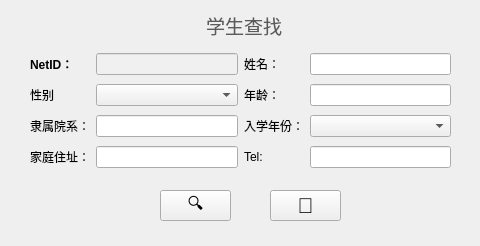
<?xml version="1.0" encoding="UTF-8"?>
<ui version="4.0">
 <class>Srch_stu</class>
 <widget class="QWidget" name="Srch_stu">
  <property name="geometry">
   <rect>
    <x>0</x>
    <y>0</y>
    <width>480</width>
    <height>246</height>
   </rect>
  </property>
  <property name="windowTitle">
   <string>Admin - 学生查找</string>
  </property>
  <property name="windowIcon">
   <iconset resource="res.qrc">
    <normaloff>:/admin.jpg</normaloff>:/admin.jpg</iconset>
  </property>
  <widget class="QPushButton" name="btn_leave">
   <property name="geometry">
    <rect>
     <x>270</x>
     <y>190</y>
     <width>71</width>
     <height>31</height>
    </rect>
   </property>
   <property name="font">
    <font>
     <pointsize>16</pointsize>
    </font>
   </property>
   <property name="styleSheet">
    <string notr="true"/>
   </property>
   <property name="text">
    <string>🏃‍</string>
   </property>
  </widget>
  <widget class="QPushButton" name="btn_srch">
   <property name="geometry">
    <rect>
     <x>160</x>
     <y>190</y>
     <width>71</width>
     <height>31</height>
    </rect>
   </property>
   <property name="font">
    <font>
     <pointsize>12</pointsize>
    </font>
   </property>
   <property name="text">
    <string>🔍</string>
   </property>
  </widget>
  <widget class="QWidget" name="formLayoutWidget">
   <property name="geometry">
    <rect>
     <x>30</x>
     <y>50</y>
     <width>421</width>
     <height>121</height>
    </rect>
   </property>
   <layout class="QGridLayout" name="gridLayout">
    <item row="2" column="3">
     <widget class="QLineEdit" name="AGE_le"/>
    </item>
    <item row="4" column="2">
     <widget class="QLabel" name="label_8">
      <property name="text">
       <string>Tel:</string>
      </property>
     </widget>
    </item>
    <item row="3" column="1">
     <widget class="QLineEdit" name="COL_le"/>
    </item>
    <item row="4" column="1">
     <widget class="QLineEdit" name="AD_le"/>
    </item>
    <item row="2" column="0">
     <widget class="QLabel" name="label_4">
      <property name="text">
       <string>性别</string>
      </property>
     </widget>
    </item>
    <item row="2" column="2" alignment="Qt::AlignLeft">
     <widget class="QLabel" name="label_5">
      <property name="text">
       <string>&lt;html&gt;&lt;head/&gt;&lt;body&gt;&lt;p&gt;年龄：  &lt;/p&gt;&lt;/body&gt;&lt;/html&gt;</string>
      </property>
     </widget>
    </item>
    <item row="4" column="0">
     <widget class="QLabel" name="label_3">
      <property name="text">
       <string>家庭住址：</string>
      </property>
     </widget>
    </item>
    <item row="0" column="2">
     <widget class="QLabel" name="label_2">
      <property name="text">
       <string>&lt;html&gt;&lt;head/&gt;&lt;body&gt;&lt;p&gt;姓名： &lt;/p&gt;&lt;/body&gt;&lt;/html&gt;</string>
      </property>
     </widget>
    </item>
    <item row="0" column="0">
     <widget class="QLabel" name="label">
      <property name="text">
       <string>&lt;html&gt;&lt;head/&gt;&lt;body&gt;&lt;p&gt;&lt;span style=&quot; font-weight:700;&quot;&gt;NetID：&lt;/span&gt;&lt;/p&gt;&lt;/body&gt;&lt;/html&gt;</string>
      </property>
     </widget>
    </item>
    <item row="0" column="1">
     <widget class="QLineEdit" name="ID_line">
      <property name="font">
       <font>
        <bold>true</bold>
       </font>
      </property>
      <property name="styleSheet">
       <string notr="true">background-color: rgb(240, 240, 240);</string>
      </property>
      <property name="readOnly">
       <bool>false</bool>
      </property>
     </widget>
    </item>
    <item row="3" column="0">
     <widget class="QLabel" name="label_6">
      <property name="text">
       <string>隶属院系：</string>
      </property>
     </widget>
    </item>
    <item row="3" column="2">
     <widget class="QLabel" name="label_7">
      <property name="text">
       <string>入学年份：</string>
      </property>
     </widget>
    </item>
    <item row="0" column="3">
     <widget class="QLineEdit" name="NAME_line"/>
    </item>
    <item row="4" column="3">
     <widget class="QLineEdit" name="TEL_le"/>
    </item>
    <item row="2" column="1">
     <widget class="QComboBox" name="SEX_cb"/>
    </item>
    <item row="3" column="3">
     <widget class="QComboBox" name="YEAR_cb"/>
    </item>
   </layout>
  </widget>
  <widget class="QLabel" name="stuWinTitle">
   <property name="geometry">
    <rect>
     <x>180</x>
     <y>10</y>
     <width>128</width>
     <height>31</height>
    </rect>
   </property>
   <property name="font">
    <font>
     <family>等线 Light</family>
     <pointsize>12</pointsize>
     <italic>false</italic>
     <bold>false</bold>
    </font>
   </property>
   <property name="styleSheet">
    <string notr="true">font: 300 12pt &quot;等线 Light&quot;;</string>
   </property>
   <property name="text">
    <string>&lt;!DOCTYPE HTML PUBLIC &quot;-//W3C//DTD HTML 4.0//EN&quot; &quot;http://www.w3.org/TR/REC-html40/strict.dtd&quot;&gt;
&lt;html&gt;&lt;head&gt;&lt;meta name=&quot;qrichtext&quot; content=&quot;1&quot; /&gt;&lt;meta charset=&quot;utf-8&quot; /&gt;&lt;style type=&quot;text/css&quot;&gt;
p, li { white-space: pre-wrap; }
hr { height: 1px; border-width: 0; }
li.unchecked::marker { content: &quot;\2610&quot;; }
li.checked::marker { content: &quot;\2612&quot;; }
&lt;/style&gt;&lt;/head&gt;&lt;body style=&quot; font-family:'等线 Light'; font-size:12pt; font-weight:300; font-style:normal;&quot;&gt;
&lt;p align=&quot;center&quot; style=&quot; margin-top:0px; margin-bottom:0px; margin-left:0px; margin-right:0px; -qt-block-indent:0; text-indent:0px;&quot;&gt;&lt;span style=&quot; font-family:'Microsoft YaHei UI'; font-size:14pt; font-weight:400; color:#5b5b5b;&quot;&gt;学生查找&lt;/span&gt;&lt;/p&gt;&lt;/body&gt;&lt;/html&gt;</string>
   </property>
  </widget>
 </widget>
 <resources>
  <include location="res.qrc"/>
 </resources>
 <connections/>
</ui>
